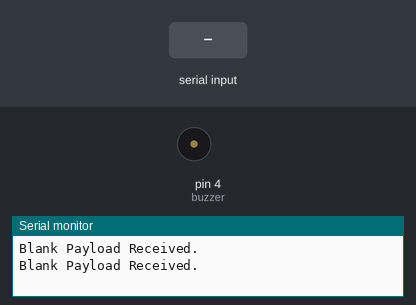
Bench run of a sketch on a simulated Arduino Uno, built with avr-gcc and run on an emulated ATmega328P. Shown: buzzer (waves = sounding), the last lines printed to the serial monitor. The inputs (shaded band) are chosen by the test bench. No radio packets arrive unless stated.

Above: at 2.0 s.
2.1 s: "R" received over Serial
At 3.06 s:
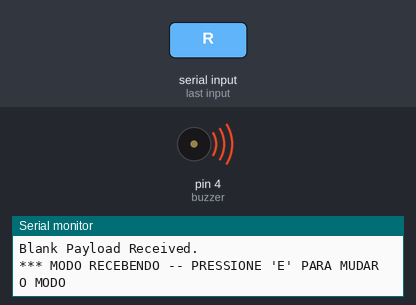
4.6 s: "E" received over Serial
At 6.0 s:
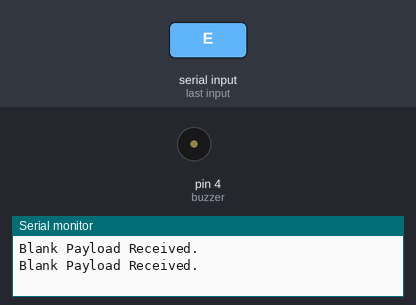
Timing chart, 0 to 7.6 s (numbered marks = the images above; inputs shaded):
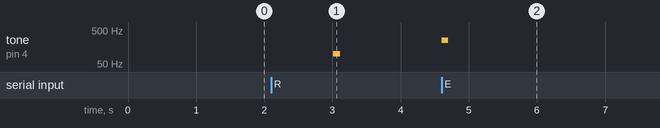

Measured:
- after the input at 2.1 s, tone on pin 4 (buzzer): silent → 100 Hz after 0.91 s, → silent 0.10 s later
- after the input at 4.6 s, tone on pin 4 (buzzer): silent → 250 Hz at once, → silent 0.10 s later

The sketch:

transceiver_modB.ino
```cpp
#include <SPI.h>
#include "nRF24L01.h"
#include "RF24.h"
#include "printf.h"
#define buzzer 4

// Hardware configuration: Set up nRF24L01 radio on SPI bus plus pins 7 & 8
RF24 radio(7, 8);

// Topology
const uint64_t pipes[2] = {0xABCDABCD71LL, 0x544d52687CLL};              // Endereços hexadecimais

// Role management: Set up role.  This sketch uses the same software for all the nodes
// in this system.  Doing so greatly simplifies testing.

typedef enum { enviando = 1, recebendo } role_e;                 // as diferentes funções suportadas por esse sketch
const char* role_friendly_name[] = { "invalid", "Ping out", "Pong back"};  // The debug-friendly names of those roles
role_e modo = enviando;                                              // The role of the current running sketch

// A single byte to keep track of the data being sent back and forth
byte counter = 1;

void setup() {

  Serial.begin(115200);
  printf_begin();
  pinMode(buzzer, OUTPUT);
  Serial.print(F("\n\rRF24/examples/pingpair_ack/\n\rROLE: "));
  Serial.println(role_friendly_name[modo]);
  Serial.println(F("*** PRESSIONE 'E' para começar a enviar dados aos nós"));

  // Setup and configure rf radio

  radio.begin();
  radio.setAutoAck(1);                    // Ensure autoACK is enabled
  radio.enableAckPayload();               // Allow optional ack payloads
  radio.setRetries(0, 15);                // Smallest time between retries, max no. of retries
  radio.setPayloadSize(1);                // Here we are sending 1-byte payloads to test the call-response speed

  radio.openWritingPipe(pipes[1]);        // Endereço 0x544d52687CLL <- escreve
  radio.openReadingPipe(1, pipes[0]);     // Endereço 0xABCDABCD71LL <- ler

  radio.startListening();                 // Inicia a troca de dados
  radio.printDetails();                   // Dump the configuration of the rf unit for debugging
}

void loop(void) {

  if (modo == enviando) {

    radio.stopListening();                                  // para a recepção de dados

    printf("Now sending %d as payload. ", counter);
    byte gotByte;
    unsigned long time = micros();                          // Take the time, and send it.  This will block until complete
    //Called when STANDBY-I mode is engaged (User is finished sending)
    if (!radio.write( &counter, 1 )) {
      Serial.println(F("failed."));
    } else {
      if (!radio.available()) {
        Serial.println(F("Blank Payload Received."));
      } else {
        while (radio.available()) {
          unsigned long tim = micros();
          radio.read( &gotByte, 1 );
          printf("Got response %d, round-trip delay: %lu microseconds\n\r", gotByte, tim - time);
          counter++;
          tocar(250, 100);
        }
      }
    }
    // Try again later
    delay(1000);
  }

  // Pong back role.  Receive each packet, dump it out, and send it back
  if ( modo == recebendo ) {
    byte pipeNo;
    byte gotByte;                                       // Dump the payloads until we've gotten everything
    while ( radio.available(&pipeNo)) {
      radio.read( &gotByte, 1 );
      radio.writeAckPayload(pipeNo, &gotByte, 1 );
    }
  }

  // Change roles

  if ( Serial.available())
  {
    char c = toupper(Serial.read());
    if ( c == 'E' && modo == recebendo) {
      Serial.println(F("*** MODO ENVIANDO -- PRESSIONE 'R' PARA MUDAR O MODO"));

      modo = enviando;                  // Become the primary transmitter (ping out)
      radio.openWritingPipe(pipes[0]);
      radio.openReadingPipe(1, pipes[1]);
      tocar(250, 100);
    } else if ( c == 'R' && modo == enviando) {
      Serial.println(F("*** MODO RECEBENDO -- PRESSIONE 'E' PARA MUDAR O MODO"));

      modo = recebendo;                // Become the primary receiver (pong back)
      radio.openWritingPipe(pipes[1]);
      radio.openReadingPipe(1, pipes[0]);
      radio.startListening();
      tocar(100, 100);
    }
  }
}

void tocar(int nota, int atraso) {
  tone(buzzer, nota);
  delay(atraso);
  //Desligando o buzzer.
  noTone(buzzer);
  delay(atraso);
}
```
